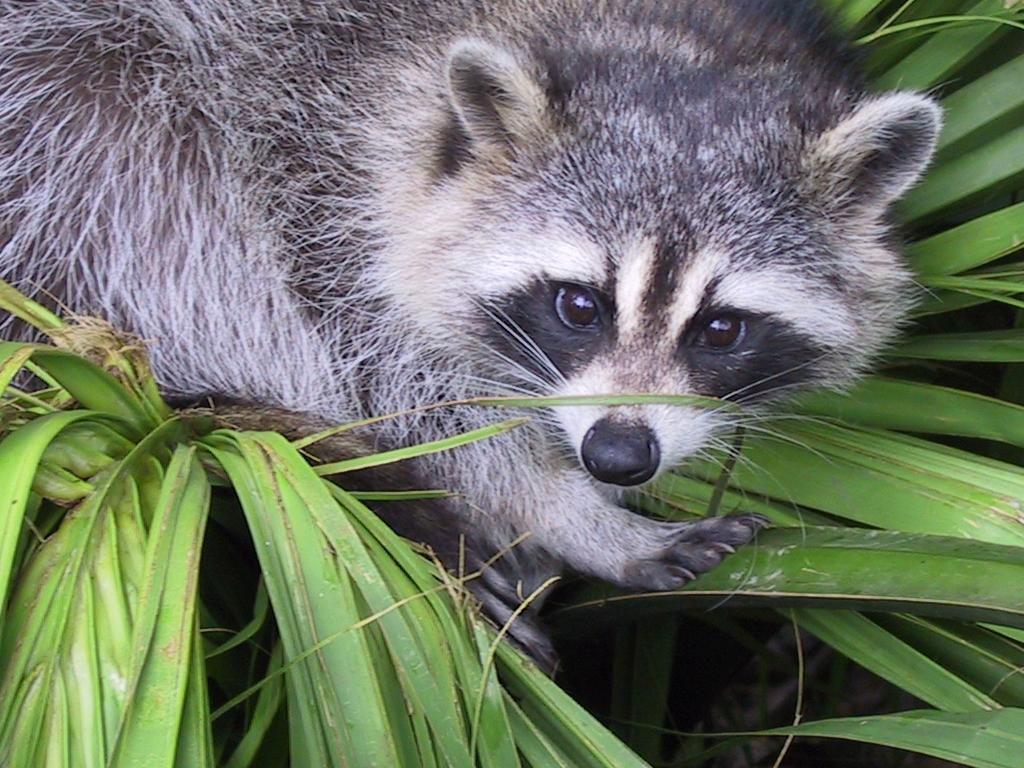
#> input picture 1-Array/ex03/animal.jpeg, 1024 x 768 px
$ python zoom.py
#> lines starting #> are read from the running program, lines starting #| are printed output that depends on the picture
### 1-Array/ex03/load_image.py
from PIL import Image
import numpy as np


def ft_load(path: str) -> np.ndarray:
    """This function gonna load the image
    and return the the array of the image
    and print the shape of the image"""
#> called with path = 'animal.jpeg'
    try:
        image = Image.open(path)
#> image is the input picture: PIL image 1024x768 RGB; mean R, G, B 110.7, 117.7, 102.1
        im_matrix = np.array(image)
        print("The shape of image is:", im_matrix.shape)
#| The shape of image is: (768, 1024, 3)
#> (printed output is left out)
        return im_matrix
    except FileNotFoundError or UnidentifiedImageError \
    or ValueError or TypeError as msg:
        print(msg)
        return

### 1-Array/ex03/zoom.py
from load_image import ft_load
import numpy as np
from PIL import Image


def slice_me(family: np.ndarray, start: int, end: int) -> np.ndarray:
    """This function slice the y array of the family
       start at start a end one before the end,
       return the new array of sliced element"""
#> called with start = 350, end = 750
    try:
        assert isinstance(family, np.ndarray) is True, "family is not a np.ndarray"
        arr = np.array(family)
        print(f'My shape is : {arr.shape}')
#| My shape is : (768, 1024, 3)
        newarr = arr[start:end, start:end, 2]
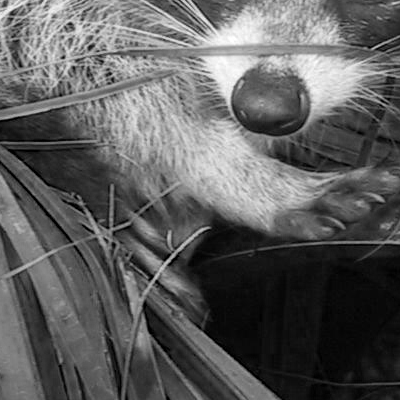
#> newarr: shape (400, 400); min 0, max 255, mean 93.6
        print(f'My new shape is : {newarr.shape}')
#| My new shape is : (400, 400)
        return newarr
    except AssertionError as msg:
        print("AssertionError:", msg)
        return


def main():
    img_array = ft_load("animal.jpeg")
    if img_array is None:
        return 1
    print(img_array)
    new_img_array = slice_me(img_array, 350, 750)
    if new_img_array is None:
        return 1
    new_img = Image.fromarray(new_img_array)
    new_img.show()


if __name__ == "__main__":
    main()
